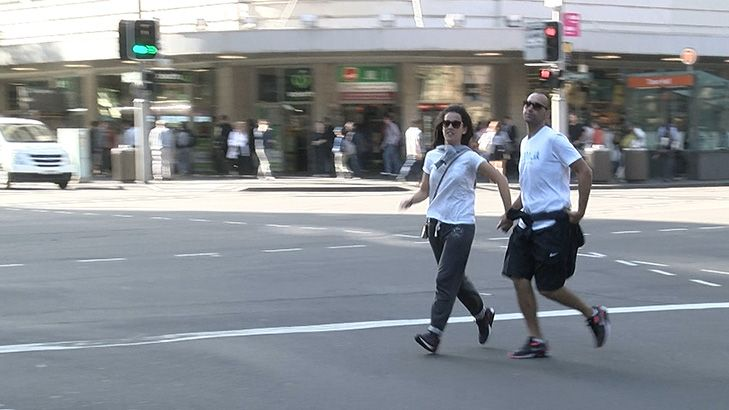
#> input picture pedestriandetection/pictures/jaywalkers.jpg, 729 x 410 px
$ python detect.py
#> lines starting #> are read from the running program, lines starting #| are printed output that depends on the picture; after the words box and inside, x2 and y2 are one past the last pixel; in counts of white or black regions, pixels touching at a corner belong together
# import the necessary packages
from __future__ import print_function
from imutils.object_detection import non_max_suppression
import numpy as np
import cv2

#initialise the Histogram of Oriented Gradient (HOG) descriptor/person detector
hog = cv2.HOGDescriptor()
hog.setSVMDetector(cv2.HOGDescriptor_getDefaultPeopleDetector())

#find people in the image provided
def detect(imagePath):
    #load the image and resize it to reduce detection time and improve detection accuracy
#> called with imagePath = 'pictures/jaywalkers.jpg'
    img = cv2.imread(imagePath)
#> img is the input picture: shape (410, 729, 3); mean B, G, R 148, 142.9, 138.2
    width = 800
    ratio = width/img.shape[1]
#> ratio = 1.1
    size = (width, int(img.shape[0]*ratio))
#> size = (800, 449)
    img = cv2.resize(img, size)
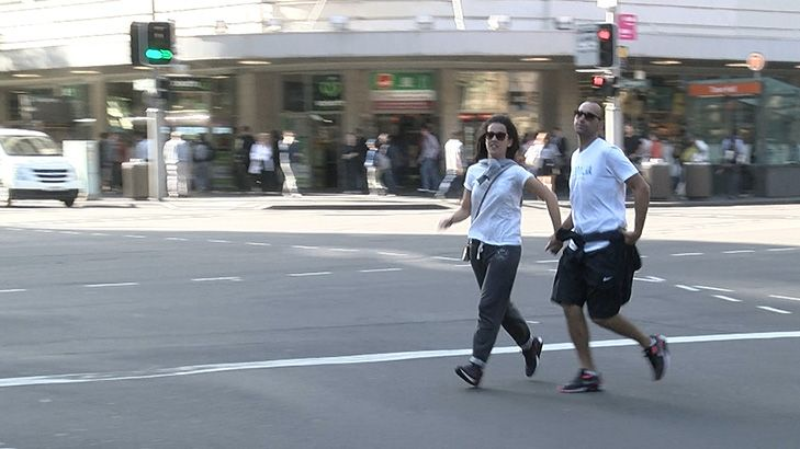
#> img: shape (449, 800, 3); mean B, G, R 147.8, 142.7, 138.1
    orig = img.copy()

    #using HOG to detect people in the iamge
    (rects, weights) = hog.detectMultiScale(img, winStride=(4,4), padding=(8,8), scale=1.075)
#> rects = [[528, 214, 91, 181], [416, 86, 162, 325], [493, 48, 204, 401]]; weights = [1.37, 2.07, 1.08]
    #drawing the bounding boxes generated by HOG
    for(x, y, w, h) in rects:
        cv2.rectangle(orig, (x, y), (x+w, y+h), (0, 0 , 255), 2)
#> this loop made 3 passes
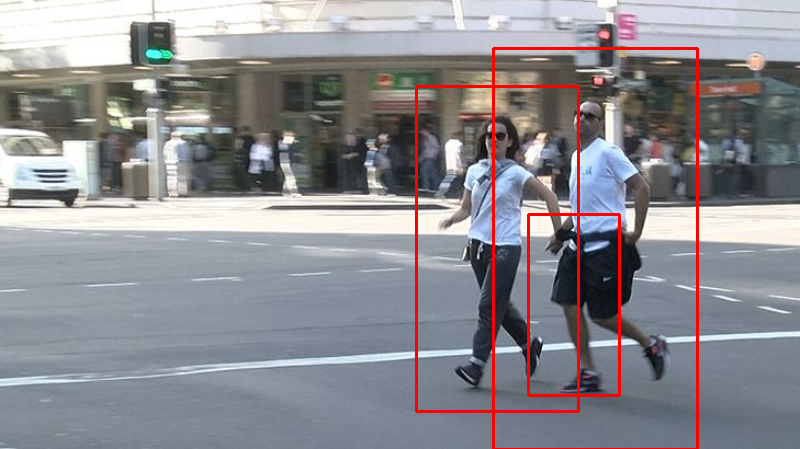
#> orig: shape (449, 800, 3); 2.15% of pixels changed, all inside (x1, y1, x2, y2) = (415, 47, 699, 449)

    #applying non-maxima supressions ot the bounding boxes using a faily large
    #overlap threshold to try to maintain overlapping boxes that are still people
    rects = np.array([[x,y,x+w, y+h] for(x,y,w,h) in rects])
#> rects = [[528, 214, 619, 395], [416, 86, 578, 411], [493, 48, 697, 449]]
    pick = non_max_suppression(rects, probs=None, overlapThresh=0.65)
#> pick = [[493, 48, 697, 449], [416, 86, 578, 411]]

    #draw final bounding boxes
    for (xA, yA, xB, yB) in pick:
        cv2.rectangle(img, (xA, yA), (xB, yB), (0,255,0), 2)
#> this loop made 2 passes
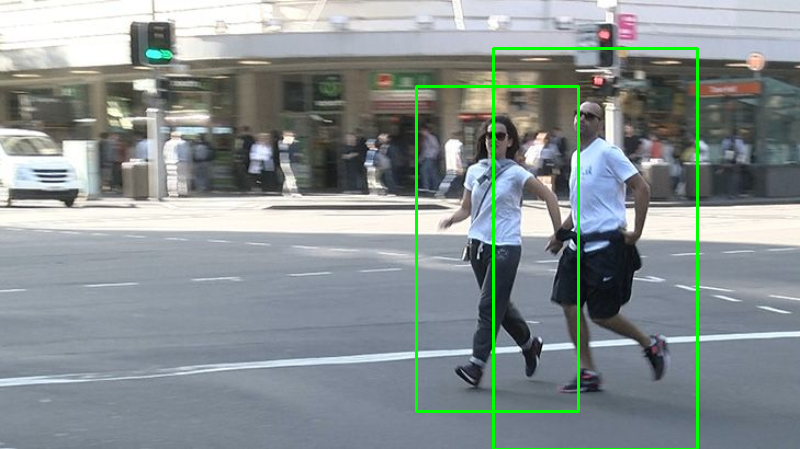
#> img: shape (449, 800, 3); 1.7% of pixels changed, all inside (x1, y1, x2, y2) = (415, 47, 699, 449)


    filename = imagePath[imagePath.rfind("/")+1:]
    print("[INFO] {}: {} original boxes, {} after supression".format(filename, len(rects), len(pick)))
#| [INFO] jaywalkers.jpg: 3 original boxes, 2 after supression

    #show output images
    cv2.imshow("Without Non-maxima Supression", orig)
    cv2.imshow("With Non-Maxima Supression", img)
    cv2.waitKey(0)

detect('pictures/jaywalkers.jpg')
# [4 lines of commented-out code are left out]

$ run again, with pedestriandetection/pictures/street_2.jpg copied over pedestriandetection/pictures/jaywalkers.jpg
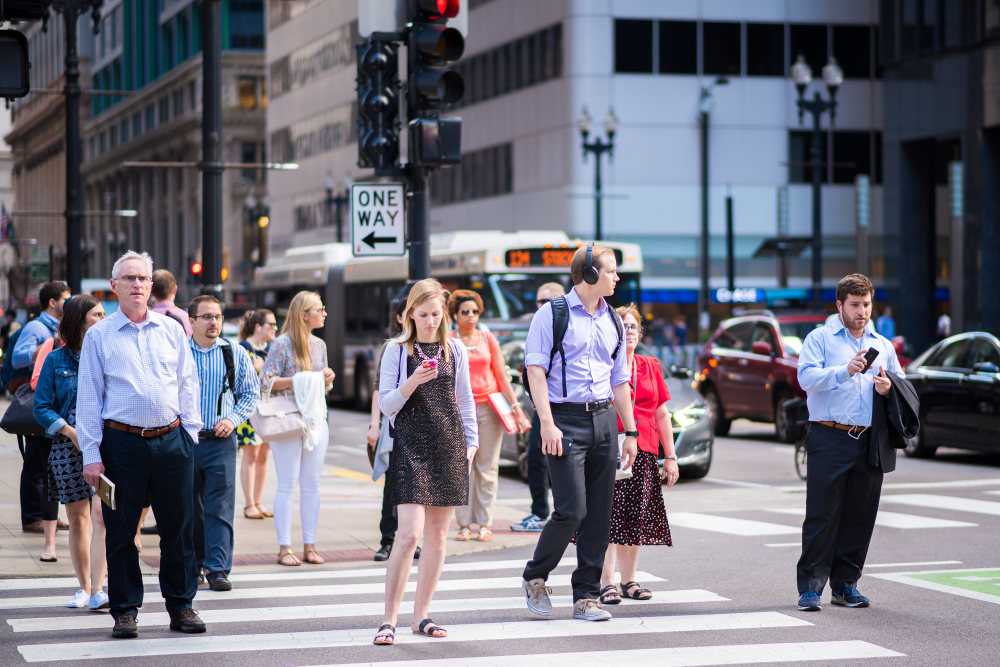
#> input picture pedestriandetection/pictures/street_2.jpg, 3000 x 2000 px (shown at 1/3 size)
#> in detect, img is the input picture: shape (2000, 3000, 3); mean B, G, R 123.9, 112.8, 114.6
#> in detect, `(rects, weights) = hog.detectMultiScale(img, winStride=(4,4), padding=..`: rects = [[268, 281, 127, 252], [162, 207, 144, 287], [588, 186, 175, 347], [25, 172, 188, 361], [375, 155, 194, 378]]; weights = [1.4, 1.58, 2.8, 1.97, 1.53]
#> the loop in detect, `for(x, y, w, h) in rects:` made 5 passes
#> after the loop in detect, `for(x, y, w, h) in rects:`:
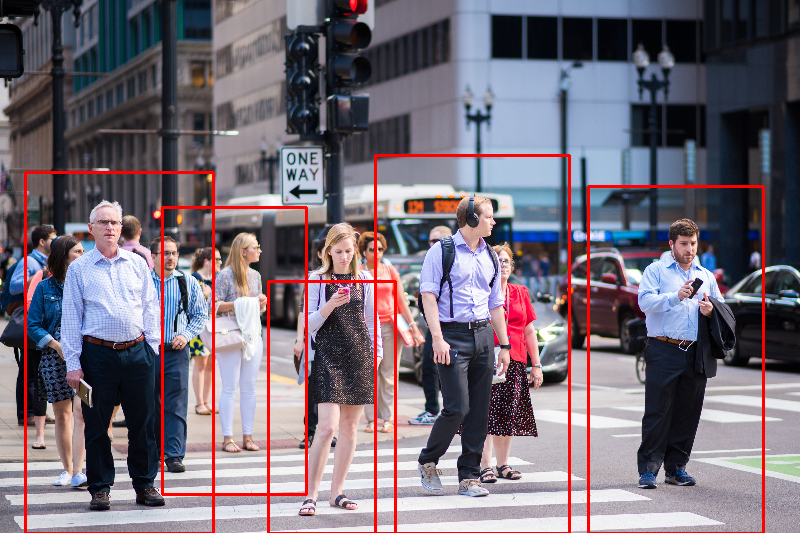
#> orig: shape (533, 800, 3); mean B, G, R 119.1, 108.3, 117.9
#> in detect, `rects = np.array([[x,y,x+w, y+h] for(x,y,w,h) in rects])`: rects = [[268, 281, 395, 533], [162, 207, 306, 494], [588, 186, 763, 533], [25, 172, 213, 533], [375, 155, 569, 533]]
#> pick = [[375, 155, 569, 533], [25, 172, 213, 533], [588, 186, 763, 533], [268, 281, 395, 533], [162, 207, 306, 494]]
#> the loop in detect, `for (xA, yA, xB, yB) in pick:` made 5 passes
#> after the loop in detect, `for (xA, yA, xB, yB) in pick:`:
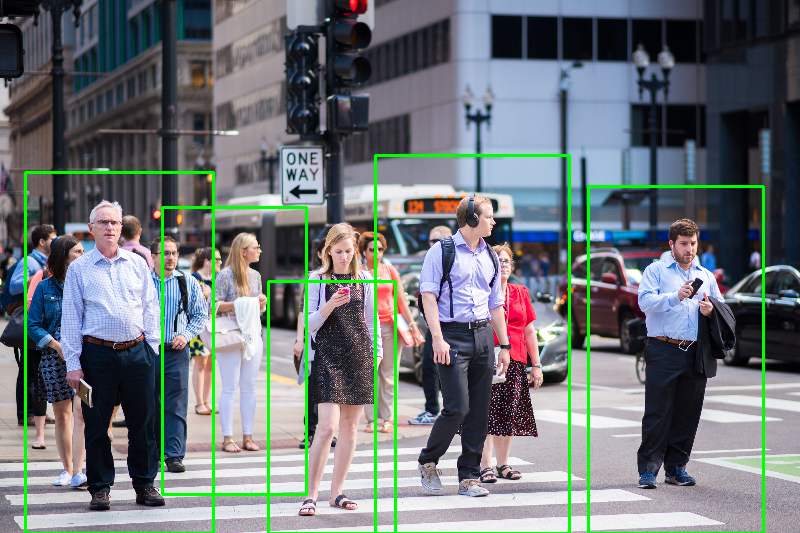
#> img: shape (533, 800, 3); mean B, G, R 119.1, 116.2, 110
#| [INFO] jaywalkers.jpg: 5 original boxes, 5 after supression

$ run again, with pedestriandetection/pictures/street_3.jpg copied over pedestriandetection/pictures/jaywalkers.jpg
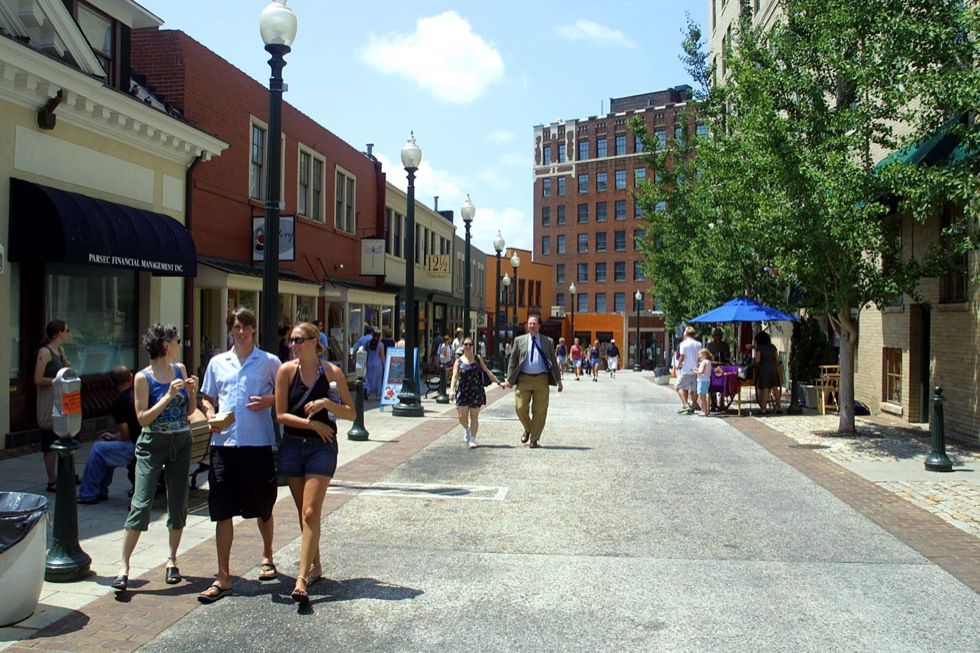
#> input picture pedestriandetection/pictures/street_3.jpg, 980 x 653 px
#> in detect, img is the input picture: shape (653, 980, 3); mean B, G, R 116.9, 124.2, 118.7
#> in detect, `(rects, weights) = hog.detectMultiScale(img, winStride=(4,4), padding=..`: rects = [[398, 238, 75, 151], [6, 248, 70, 139], [348, 250, 69, 138], [69, 238, 132, 264], [162, 221, 151, 302]]; weights = [3.46, 1.01, 1.18, 1.04, 1.22]
#> the loop in detect, `for(x, y, w, h) in rects:` made 5 passes
#> after the loop in detect, `for(x, y, w, h) in rects:`:
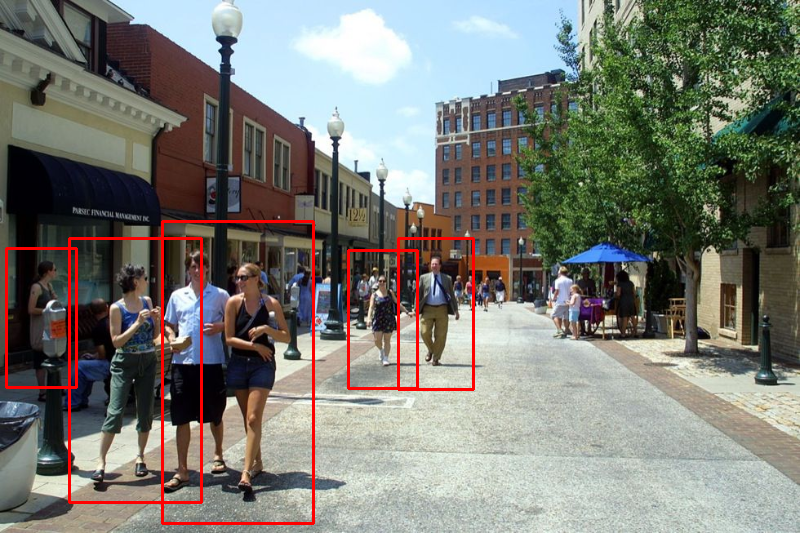
#> orig: shape (533, 800, 3); mean B, G, R 114.8, 122, 121.7
#> in detect, `rects = np.array([[x,y,x+w, y+h] for(x,y,w,h) in rects])`: rects = [[398, 238, 473, 389], [6, 248, 76, 387], [348, 250, 417, 388], [69, 238, 201, 502], [162, 221, 313, 523]]
#> pick = [[162, 221, 313, 523], [69, 238, 201, 502], [398, 238, 473, 389], [348, 250, 417, 388], [6, 248, 76, 387]]
#> the loop in detect, `for (xA, yA, xB, yB) in pick:` made 5 passes
#> after the loop in detect, `for (xA, yA, xB, yB) in pick:`:
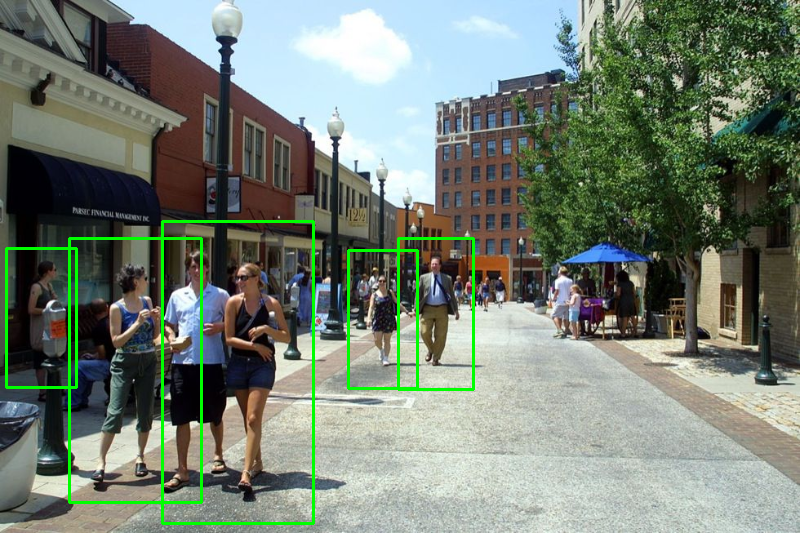
#> img: shape (533, 800, 3); mean B, G, R 114.8, 127.3, 116.4
#| [INFO] jaywalkers.jpg: 5 original boxes, 5 after supression
